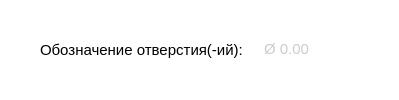
                  <widget class="QWidget" name="page_6">
                   <property name="styleSheet">
                    <string notr="true">background: rgba(90, 255, 61, 0);
border: none;</string>
                   </property>
                   <layout class="QVBoxLayout" name="verticalLayout_3">
                    <property name="spacing">
                     <number>0</number>
                    </property>
                    <property name="leftMargin">
                     <number>0</number>
                    </property>
                    <property name="topMargin">
                     <number>0</number>
                    </property>
                    <property name="rightMargin">
                     <number>0</number>
                    </property>
                    <property name="bottomMargin">
                     <number>0</number>
                    </property>
                    <item>
                     <widget class="QWidget" name="horizontalWidget_7" native="true">
                      <property name="styleSheet">
                       <string notr="true">background: rgba(0, 0, 0, 0);</string>
                      </property>
                      <layout class="QHBoxLayout" name="horizontalLayout_9">
                       <property name="spacing">
                        <number>10</number>
                       </property>
                       <property name="leftMargin">
                        <number>0</number>
                       </property>
                       <property name="topMargin">
                        <number>0</number>
                       </property>
                       <property name="rightMargin">
                        <number>0</number>
                       </property>
                       <property name="bottomMargin">
                        <number>0</number>
                       </property>
                       <item>
                        <spacer name="horizontalSpacer_13">
                         <property name="orientation">
                          <enum>Qt::Orientation::Horizontal</enum>
                         </property>
                         <property name="sizeHint" stdset="0">
                          <size>
                           <width>40</width>
                           <height>20</height>
                          </size>
                         </property>
                        </spacer>
                       </item>
                       <item>
                        <widget class="QLabel" name="label_8">
                         <property name="font">
                          <font>
                           <pointsize>11</pointsize>
                          </font>
                         </property>
                         <property name="styleSheet">
                          <string notr="true">background: none;
border: none;
border-radius: none;</string>
                         </property>
                         <property name="text">
                          <string>Обозначение отверстия(-ий): </string>
                         </property>
                        </widget>
                       </item>
                       <item>
                        <widget class="QDoubleSpinBox" name="doubleSpinBox_diameter">
                         <property name="styleSheet">
                          <string notr="true">QDoubleSpinBox {
	padding: 2 5 2 5;	
	border: none;
	border-bottom: 1px solid white;
	border-radius: 1px;
	background: rgba(255, 255, 255, 0);
	transition: color 0.3s ease;
	transition: border-bottom 0.4s ease;
	color: rgb(204, 204, 204);
	font-size: 11pt
}

QDoubleSpinBox:disabled {
	color: rgb(120, 106, 107);
	background: rgba(255, 255, 255, 20);
}

QDoubleSpinBox:hover {
	color: rgb(255, 255, 255)
}

QDoubleSpinBox:pressed {
	border-bottom: 1px solid white;
}
</string>
                         </property>
                         <property name="prefix">
                          <string>Ø </string>
                         </property>
                         <property name="suffix">
                          <string/>
                         </property>
                         <property name="maximum">
                          <double>1000.000000000000000</double>
                         </property>
                        </widget>
                       </item>
                       <item>
                        <spacer name="horizontalSpacer_14">
                         <property name="orientation">
                          <enum>Qt::Orientation::Horizontal</enum>
                         </property>
                         <property name="sizeHint" stdset="0">
                          <size>
                           <width>40</width>
                           <height>20</height>
                          </size>
                         </property>
                        </spacer>
                       </item>
                      </layout>
                     </widget>
                    </item>
                   </layout>
                  </widget>
